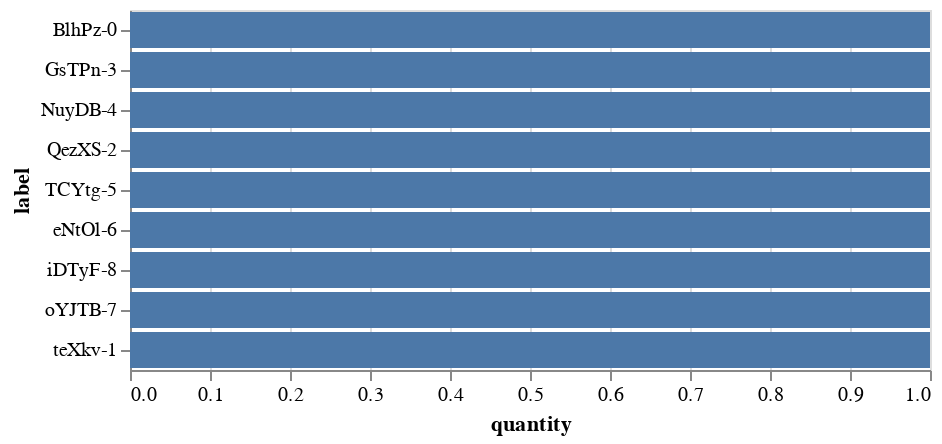

The notebook cell saved with this chart:
### Code cell
ce.chart_me(df, 'stringy_key', 'floaties_key')

### Figure 1 — Vega-Lite specification as saved in the notebook (floating-point values rounded to 4 significant figures)
{"config": {"view": {"continuousWidth": 400, "continuousHeight": 300}}, "data": {"name": "data-70604578ef36aff93454eaa9e68e4304"}, "mark": "bar", "encoding": {"x": {"field": "quantity", "type": "quantitative"}, "y": {"field": "label", "type": "ordinal"}}, "$schema": "https://vega.github.io/schema/vega-lite/v4.17.0.json", "datasets": {"data-70604578ef36aff93454eaa9e68e4304": [{"integers": 1, "floaties": 0.06365, "floaties2": 0.03153, "floaties_key": 0, "stringy_key": "BlhPz", "integer_bools": true, "stringer": "rabbit", "stringer2": "rabbit", "datie_dates": "2020-01-01T00:00:00", "datie_dates2": "2020-01-02T00:00:00", "datie_dates_m_y": "2020-01", "datie_dates2_m_y": "2020-01", "__day_diff__": -1, "_counts_": 1, "quantity": 1, "label": "BlhPz-0"}, {"integers": 2, "floaties": 0.4539, "floaties2": 0.2394, "floaties_key": 1, "stringy_key": "teXkv", "integer_bools": false, "stringer": "leopard", "stringer2": "leopard", "datie_dates": "2021-02-03T00:00:00", "datie_dates2": "2021-02-02T00:00:00", "datie_dates_m_y": "2021-02", "datie_dates2_m_y": "2021-02", "__day_diff__": 1, "_counts_": 1, "quantity": 1, "label": "teXkv-1"}, {"integers": 3, "floaties": 0.3401, "floaties2": 0.1422, "floaties_key": 2, "stringy_key": "QezXS", "integer_bools": true, "stringer": "leopard", "stringer2": "leopard", "datie_dates": "2021-04-03T00:00:00", "datie_dates2": "2021-04-05T00:00:00", "datie_dates_m_y": "2021-04", "datie_dates2_m_y": "2021-04", "__day_diff__": -2, "_counts_": 1, "quantity": 1, "label": "QezXS-2"}, {"integers": 1, "floaties": 0.9749, "floaties2": 0.0947, "floaties_key": 3, "stringy_key": "GsTPn", "integer_bools": true, "stringer": "leopard", "stringer2": "leopard", "datie_dates": "2020-01-01T00:00:00", "datie_dates2": "2020-01-02T00:00:00", "datie_dates_m_y": "2020-01", "datie_dates2_m_y": "2020-01", "__day_diff__": -1, "_counts_": 1, "quantity": 1, "label": "GsTPn-3"}, {"integers": 2, "floaties": 0.06506, "floaties2": 0.9872, "floaties_key": 4, "stringy_key": "NuyDB", "integer_bools": true, "stringer": "rabbit", "stringer2": "leopard", "datie_dates": "2021-02-03T00:00:00", "datie_dates2": "2021-02-02T00:00:00", "datie_dates_m_y": "2021-02", "datie_dates2_m_y": "2021-02", "__day_diff__": 1, "_counts_": 1, "quantity": 1, "label": "NuyDB-4"}, {"integers": 3, "floaties": 0.1214, "floaties2": 0.2397, "floaties_key": 5, "stringy_key": "TCYtg", "integer_bools": false, "stringer": "rabbit", "stringer2": "rabbit", "datie_dates": "2021-04-03T00:00:00", "datie_dates2": "2021-04-05T00:00:00", "datie_dates_m_y": "2021-04", "datie_dates2_m_y": "2021-04", "__day_diff__": -2, "_counts_": 1, "quantity": 1, "label": "TCYtg-5"}, {"integers": 1, "floaties": 0.7422, "floaties2": 0.4254, "floaties_key": 6, "stringy_key": "eNtOl", "integer_bools": true, "stringer": "rabbit", "stringer2": "rabbit", "datie_dates": "2020-01-01T00:00:00", "datie_dates2": "2020-01-02T00:00:00", "datie_dates_m_y": "2020-01", "datie_dates2_m_y": "2020-01", "__day_diff__": -1, "_counts_": 1, "quantity": 1, "label": "eNtOl-6"}, {"integers": 2, "floaties": 0.843, "floaties2": 0.05183, "floaties_key": 7, "stringy_key": "oYJTB", "integer_bools": false, "stringer": "leopard", "stringer2": "leopard", "datie_dates": "2021-02-03T00:00:00", "datie_dates2": "2021-02-02T00:00:00", "datie_dates_m_y": "2021-02", "datie_dates2_m_y": "2021-02", "__day_diff__": 1, "_counts_": 1, "quantity": 1, "label": "oYJTB-7"}, {"integers": 3, "floaties": 0.8981, "floaties2": 0.143, "floaties_key": 8, "stringy_key": "iDTyF", "integer_bools": true, "stringer": "leopard", "stringer2": "rabbit", "datie_dates": "2021-04-03T00:00:00", "datie_dates2": "2021-04-05T00:00:00", "datie_dates_m_y": "2021-04", "datie_dates2_m_y": "2021-04", "__day_diff__": -2, "_counts_": 1, "quantity": 1, "label": "iDTyF-8"}]}}
